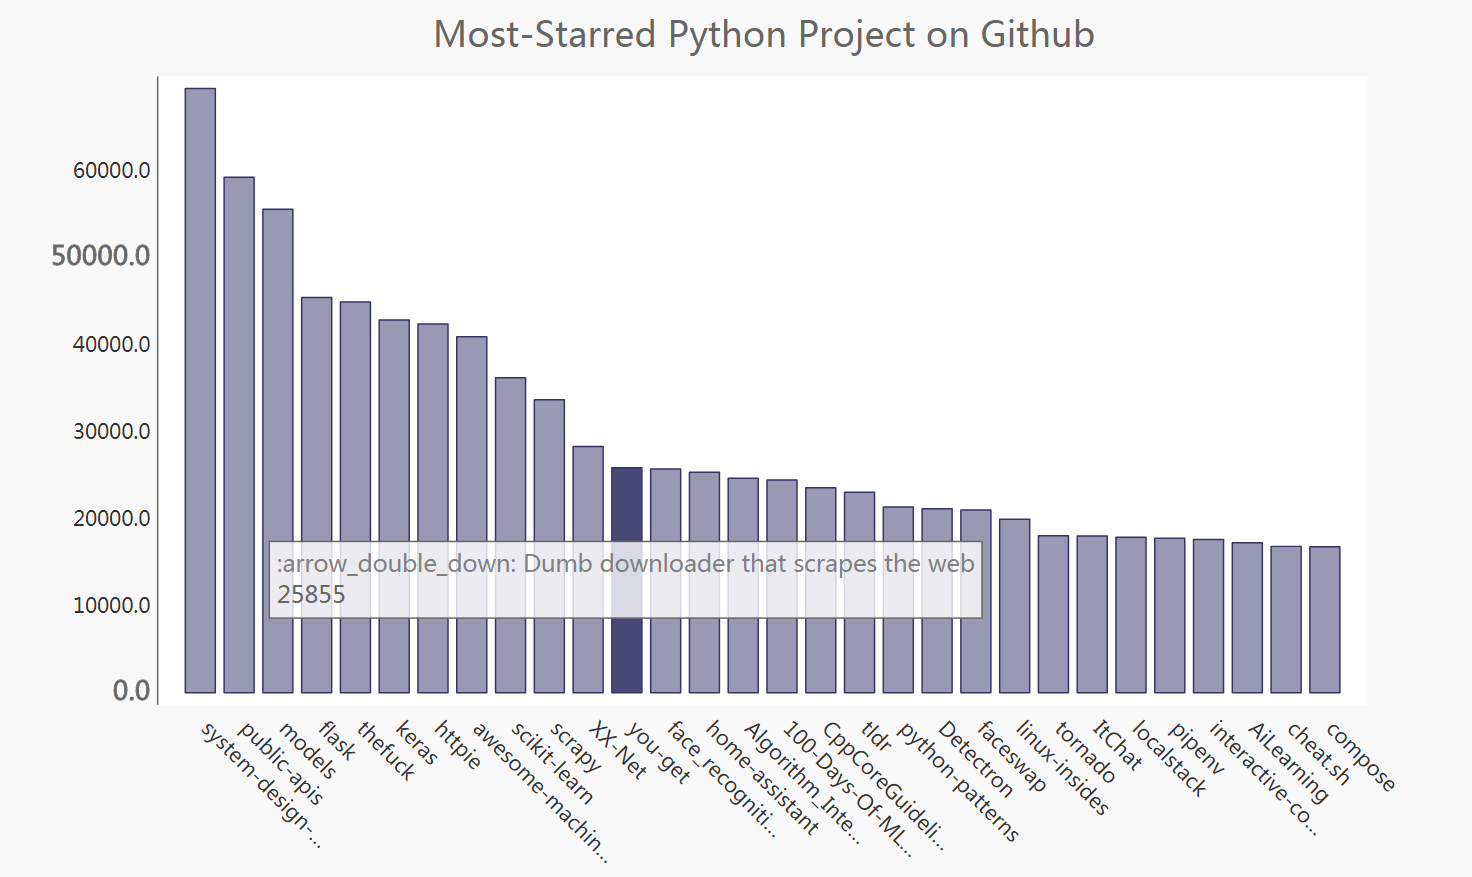

Source code (Python):
import requests
import pygal
from pygal.style import LightColorizedStyle as LCS, LightenStyle as LS


#执行API调用并存储响应
url = 'https://api.github.com/search/repositories?q=language:python&sort=stars' #返回的项目按星级进行排序
r=requests.get(url)

#返回结果存入变量
response_dict = r.json()    

#仓库数目
print("Total repositories:", response_dict['total_count'])  

#仓库信息,每个字典存储一个仓库的信息
repo_dicts = response_dict['items']     
print("Repositories returned:", len(repo_dicts))

#数据存入列表
names, plot_dicts = [],[]
for repo_dict in repo_dicts:
    names.append(repo_dict['name'])

    #将星级、对应的描述已经超链接存入字典
    plot_dict = {
        'value': repo_dict['stargazers_count'],
        'label': repo_dict['description'],
        'xlink': repo_dict['html_url'],
        }
    plot_dicts.append(plot_dict)

#可视化
my_style = LS('#333366', base_style=LCS)

#修改my_config的属性，来定制图表的外观
my_config = pygal.Config()
my_config.x_label_rotation = 45
my_config.show_legend = False
my_config.title_font_size = 24
my_config.label_font_size = 14
my_config.major_label_font_size = 18
my_config.truncate_label = 15       #最长显示15个字符
my_config.show_y_guides = False     #隐藏水平线
my_config.width = 1000

chart = pygal.Bar(my_config, style=my_style)
chart.title = 'Most-Starred Python Project on Github'
chart.x_labels = names

chart.add('', plot_dicts)   #添加数值及描述
chart.render_to_file('python_repos.svg')
